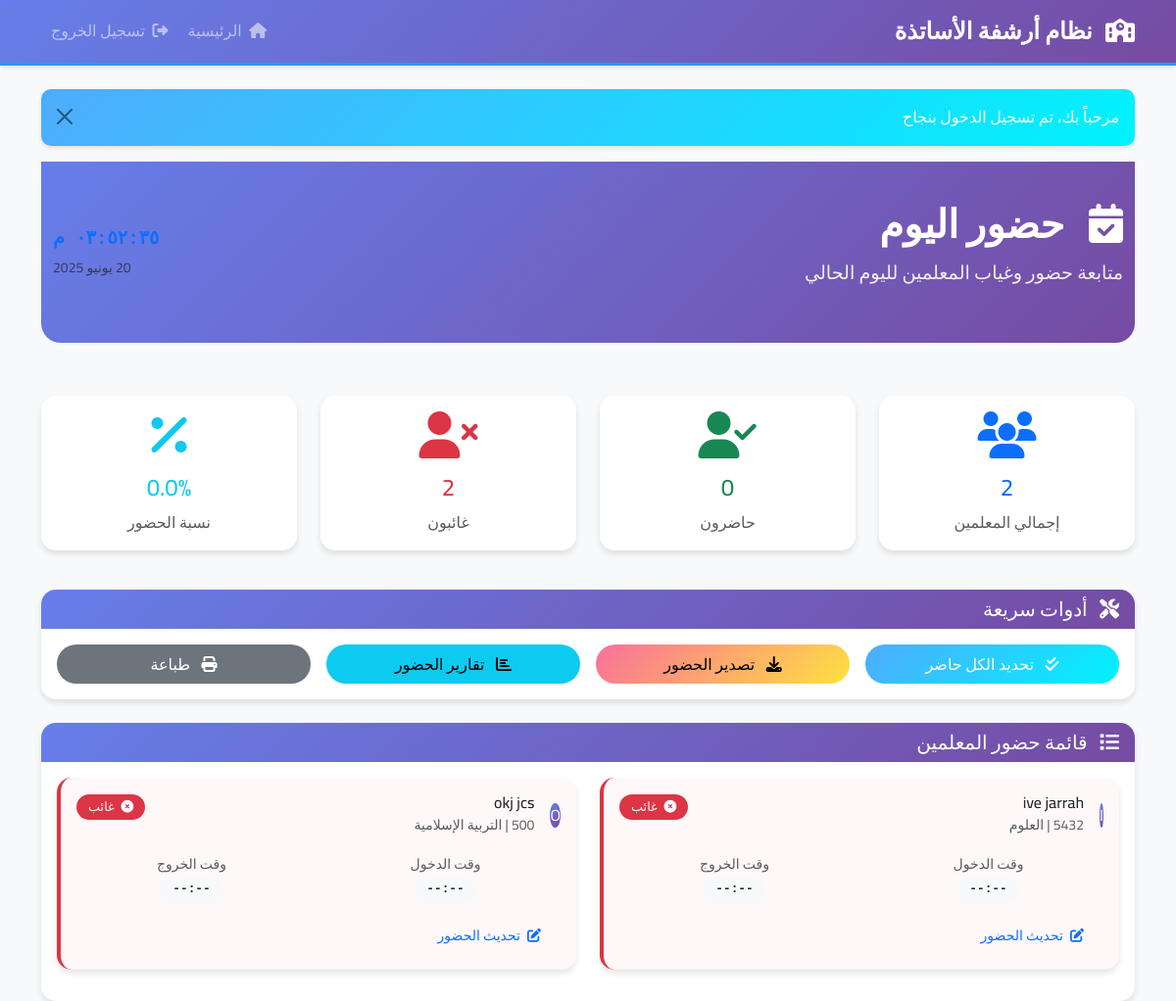
Screenshot of /attendance/today.php (signed in) with the database file from the repository.
### tables this page shows
CREATE TABLE teachers (
            id INTEGER PRIMARY KEY AUTOINCREMENT,
            user_id INTEGER UNIQUE,
            employee_id VARCHAR(20) UNIQUE,
            first_name VARCHAR(50) NOT NULL,
            last_name VARCHAR(50) NOT NULL,
            email VARCHAR(100),
            phone VARCHAR(20),
            address TEXT,
            hire_date DATE,
            birth_date DATE,
            national_id VARCHAR(20),
            subject VARCHAR(100),
            grade_level VARCHAR(50),
            photo VARCHAR(255),
            is_present INTEGER DEFAULT 0,
            created_at DATETIME DEFAULT CURRENT_TIMESTAMP,
            updated_at DATETIME DEFAULT CURRENT_TIMESTAMP,
            FOREIGN KEY (user_id) REFERENCES users(id) ON DELETE CASCADE
        );

### config/database.php (called while the page is built, shortened)
<?php
class Database {
    private $db;
    private $dbPath;
    public function __construct($dbPath = null) {
        $this->dbPath = $dbPath ?? (defined('DB_PATH') ? DB_PATH : 'C:\xampp\htdocs\school-system\database\school_archive.db');
        $this->createTables();
    }
    private function connect() {
        try {
            $dir = dirname($this->dbPath);
            $this->db = new PDO('sqlite:' . $this->dbPath);
            $this->db->setAttribute(PDO::ATTR_ERRMODE, PDO::ERRMODE_EXCEPTION);
            $this->db->exec('PRAGMA foreign_keys = ON');
        } catch (PDOException $e) {
            die('خطأ في الاتصال بقاعدة البيانات: ' . $e->getMessage());
        }
    }
    private function createTables() {
        try {
            $this->db->exec($sql);
            $this->insertDefaultData();
        } catch (PDOException $e) {
            die('خطأ في إنشاء الجداول: ' . $e->getMessage());
        }
    }
    private function insertDefaultData() {
        $stmt = $this->db->prepare("SELECT COUNT(*) FROM users WHERE role = 'admin'");
        $stmt->execute();
        $adminCount = $stmt->fetchColumn();
        $stmt = $this->db->prepare("SELECT COUNT(*) FROM subjects");
        $stmt->execute();
        $subjectsCount = $stmt->fetchColumn();
        $stmt = $this->db->prepare("SELECT COUNT(*) FROM grades");
        $stmt->execute();
        $gradesCount = $stmt->fetchColumn();
    }
    public function query($sql, $params = []) {
        try {
            $stmt = $this->db->prepare($sql);
            $stmt->execute($params);
            return $stmt;
        } catch (PDOException $e) {
            throw new Exception('خطأ في تنفيذ الاستعلام: ' . $e->getMessage());
        }
    }
}
?>

### attendance/today.php (the view, shortened to what this page needs)
<?php
require_once '../config/config.php';
$today = date('Y-m-d');
$attendanceData = [];
try {
    $sql = "SELECT t.*, u.username,
                   a.check_in_time, a.check_out_time, a.status as attendance_status, a.notes as attendance_notes
            FROM teachers t
            JOIN users u ON t.user_id = u.id
            LEFT JOIN attendance a ON t.id = a.teacher_id AND a.attendance_date = ?
            WHERE u.is_active = 1
            ORDER BY t.first_name, t.last_name";
    $stmt = $db->query($sql, [$today]);
    $attendanceData = $stmt->fetchAll(PDO::FETCH_ASSOC);
} catch (Exception $e) {
    showMessage('خطأ في جلب بيانات الحضور', 'error');
    $attendanceData = [];
}
$totalTeachers = count($attendanceData);
$presentTeachers = array_filter($attendanceData, function($t) {
    return $t['attendance_status'] === 'present' || $t['is_present'] == 1;
});
$absentTeachers = array_filter($attendanceData, function($t) {
    return $t['attendance_status'] === 'absent' || ($t['attendance_status'] === null && $t['is_present'] == 0);
});
$attendanceRate = $totalTeachers > 0 ? (count($presentTeachers) / $totalTeachers) * 100 : 0;
?>
<!DOCTYPE html>
<html lang="ar" dir="rtl">
<head>
    <link href="https://cdn.jsdelivr.net/npm/bootstrap@5.3.0/dist/css/bootstrap.rtl.min.css" rel="stylesheet">
    <link href="https://cdnjs.cloudflare.com/ajax/libs/font-awesome/6.4.0/css/all.min.css" rel="stylesheet">
    <link href="../assets/css/style.css" rel="stylesheet">
</head>
<body>
    <nav class="navbar navbar-expand-lg navbar-dark bg-primary">
        <div class="container">
            <a class="navbar-brand" href="../index.php">
                <i class="fas fa-school me-2"></i>
                <?php echo APP_NAME; ?>
            </a>
            <div class="navbar-nav ms-auto">
                <a class="nav-link" href="../index.php">
                    <i class="fas fa-home me-1"></i>
                    الرئيسية
                </a>
                <a class="nav-link" href="../logout.php">
                    <i class="fas fa-sign-out-alt me-1"></i>
                    تسجيل الخروج
                </a>
            </div>
        </div>
    </nav>
    <div class="container mt-4">
        <div class="row mb-4">
            <div class="col-12">
                <div class="page-header">
                    <div class="container">
                        <div class="d-flex justify-content-between align-items-center">
                            <div>
                                <h1 class="page-title">
                                    <i class="fas fa-calendar-check me-3"></i>
                                    حضور اليوم
                                </h1>
                                <p class="page-subtitle">متابعة حضور وغياب المعلمين لليوم الحالي</p>
                            </div>
                            <div class="text-end">
                                <div class="live-time text-primary" id="currentTime"></div>
                                <small class="text-muted"><?php echo formatDateArabic($today); ?></small>
                            </div>
                        </div>
                    </div>
                </div>
            </div>
        </div>
        <div class="row mb-4">
            <div class="col-md-3 mb-3">
                <div class="card text-center h-100">
                    <div class="card-body">
                        <i class="fas fa-users fa-3x text-primary mb-3"></i>
                        <h4 class="text-primary"><?php echo $totalTeachers; ?></h4>
                        <p class="text-muted mb-0">إجمالي المعلمين</p>
                    </div>
                </div>
            </div>
            <div class="col-md-3 mb-3">
                <div class="card text-center h-100">
                    <div class="card-body">
                        <i class="fas fa-user-check fa-3x text-success mb-3"></i>
                        <h4 class="text-success"><?php echo count($presentTeachers); ?></h4>
                        <p class="text-muted mb-0">حاضرون</p>
                    </div>
                </div>
            </div>
            <div class="col-md-3 mb-3">
                <div class="card text-center h-100">
                    <div class="card-body">
                        <i class="fas fa-user-times fa-3x text-danger mb-3"></i>
                        <h4 class="text-danger"><?php echo count($absentTeachers); ?></h4>
                        <p class="text-muted mb-0">غائبون</p>
                    </div>
                </div>
            </div>
            <div class="col-md-3 mb-3">
                <div class="card text-center h-100">
                    <div class="card-body">
                        <i class="fas fa-percentage fa-3x text-info mb-3"></i>
                        <h4 class="text-info"><?php echo number_format($attendanceRate, 1); ?>%</h4>
                        <p class="text-muted mb-0">نسبة الحضور</p>
                    </div>
                </div>
            </div>
        </div>
        <?php if (isAdmin()): ?>
        <div class="card mb-4">
            <div class="card-header">
                <h5 class="card-title mb-0">
                    <i class="fas fa-tools me-2"></i>
                    أدوات سريعة
                </h5>
            </div>
            <div class="card-body">
                <div class="row g-3">
                    <div class="col-md-3">
                        <button class="btn btn-success w-100" onclick="markAllPresent()">
                            <i class="fas fa-check-double me-2"></i>
                            تحديد الكل حاضر
                        </button>
                    </div>
                    <div class="col-md-3">
                        <button class="btn btn-warning w-100" onclick="exportAttendance()">
                            <i class="fas fa-download me-2"></i>
                            تصدير الحضور
                        </button>
                    </div>
                    <div class="col-md-3">
                        <a href="reports.php" class="btn btn-info w-100">
                            <i class="fas fa-chart-bar me-2"></i>
                            تقارير الحضور
                        </a>
                    </div>
                    <div class="col-md-3">
                        <button class="btn btn-secondary w-100" onclick="window.print()">
                            <i class="fas fa-print me-2"></i>
                            طباعة
                        </button>
                    </div>
                </div>
            </div>
        </div>
        <?php endif; ?>
        <div class="card">
            <div class="card-header">
                <h5 class="card-title mb-0">
                    <i class="fas fa-list me-2"></i>
                    قائمة حضور المعلمين
                </h5>
            </div>
            <div class="card-body">
                <?php if (empty($attendanceData)): ?>
                <div class="text-center py-5">
                    <i class="fas fa-users fa-3x text-muted mb-3"></i>
                    <h5 class="text-muted">لا توجد بيانات</h5>
                    <p class="text-muted">لم يتم العثور على بيانات المعلمين</p>
                </div>
                <?php else: ?>
                <div class="row">
                    <?php foreach ($attendanceData as $teacher): ?>
                    <?php
                    $status = $teacher['attendance_status'] ?? ($teacher['is_present'] ? 'present' : 'absent');
                    $statusClass = $status;
                    $statusIcon = '';
                    $statusText = '';
                    $statusColor = '';
                    switch ($status) {
                        case 'absent':
                            $statusIcon = 'fas fa-times-circle';
                            $statusText = 'غائب';
                            $statusColor = 'danger';
                            break;
                    }
                    ?>
                    <div class="col-lg-6 mb-3">
                        <div class="card attendance-card <?php echo $statusClass; ?> h-100">
                            <div class="card-body">
                                <div class="d-flex justify-content-between align-items-start mb-3">
                                    <div class="d-flex align-items-center">
                                        <div class="avatar-sm bg-primary text-white rounded-circle d-flex align-items-center justify-content-center me-3">
                                            <?php echo strtoupper(substr($teacher['first_name'], 0, 1)); ?>
                                        </div>
                                        <div>
                                            <h6 class="mb-0"><?php echo htmlspecialchars($teacher['first_name'] . ' ' . $teacher['last_name']); ?></h6>
                                            <small class="text-muted">
                                                <?php echo htmlspecialchars($teacher['employee_id']); ?> |
                                                <?php echo htmlspecialchars($teacher['subject']); ?>
                                            </small>
                                        </div>
                                    </div>
                                    <div class="text-end">
                                        <span class="badge bg-<?php echo $statusColor; ?>">
                                            <i class="<?php echo $statusIcon; ?> me-1"></i>
                                            <?php echo $statusText; ?>
                                        </span>
                                    </div>
                                </div>
                                <div class="row text-center">
                                    <div class="col-6">
                                        <small class="text-muted d-block">وقت الدخول</small>
                                        <span class="time-badge badge bg-light text-dark">
                                            <?php echo $teacher['check_in_time'] ? date('H:i', strtotime($teacher['check_in_time'])) : '--:--'; ?>
                                        </span>
                                    </div>
                                    <div class="col-6">
                                        <small class="text-muted d-block">وقت الخروج</small>
                                        <span class="time-badge badge bg-light text-dark">
                                            <?php echo $teacher['check_out_time'] ? date('H:i', strtotime($teacher['check_out_time'])) : '--:--'; ?>
                                        </span>
                                    </div>
                                </div>
                                <?php if (isAdmin()): ?>
                                <div class="mt-3">
                                    <button class="btn btn-sm btn-outline-primary"
                                            onclick="updateAttendance(<?php echo $teacher['id']; ?>, '<?php echo htmlspecialchars($teacher['first_name'] . ' ' . $teacher['last_name']); ?>')">
                                        <i class="fas fa-edit me-1"></i>
                                        تحديث الحضور
                                    </button>
                                </div>
                                <?php endif; ?>
                            </div>
                        </div>
                    </div>
                    <?php endforeach; ?>
                </div>
                <?php endif; ?>
            </div>
        </div>
    </div>
</body>
</html>

### assets/css/style.css (style rules this page uses)
body { font-family: 'Cairo', 'Segoe UI', Tahoma, Geneva, Verdana, sans-serif; background-color: #f8f9fa; line-height: 1.6; }
:root { --primary-color: #2c3e50; --secondary-color: #3498db; --success-color: #27ae60; --warning-color: #f39c12; --danger-color: #e74c3c; --info-color: #17a2b8; --light-color: #ecf0f1; --dark-color: #2c3e50; --gradient-primary: linear-gradient(135deg, #667eea 0%, #764ba2 100%); --gradient-success: linear-gradient(135deg, #4facfe 0%, #00f2fe 100%); --gradient-warning: linear-gradient(135deg, #fa709a 0%, #fee140 100%); --gradient-danger: linear-gradient(135deg, #ff6b6b 0%, #ffa500 100%); }
.bg-primary { background: var(--gradient-primary) !important; }
.navbar { box-shadow: 0 2px 4px rgba(0,0,0,0.1); border-bottom: 3px solid #3498db; }
.navbar-brand { font-weight: 700; font-size: 1.5rem; }
.navbar-nav .nav-link { font-weight: 500; transition: all 0.3s ease; border-radius: 5px; margin: 0 2px; }
.card { border: none; border-radius: 15px; box-shadow: 0 4px 6px rgba(0,0,0,0.1); transition: all 0.3s ease; overflow: hidden; }
.card-header { background: var(--gradient-primary); color: white; border-bottom: none; font-weight: 600; }
.btn { border-radius: 25px; font-weight: 500; padding: 8px 20px; transition: all 0.3s ease; border: none; }
.btn-success { background: var(--gradient-success); }
.btn-warning { background: var(--gradient-warning); }
.badge { font-size: 0.8rem; padding: 6px 12px; border-radius: 20px; font-weight: 500; }
.fa, .fas, .far, .fab { transition: all 0.3s ease; }
.card { animation: fadeInUp 0.6s ease-out; }
.page-header { background: var(--gradient-primary); color: white; padding: 40px 0; margin-bottom: 30px; border-radius: 0 0 20px 20px; }
.page-title { font-size: 2.5rem; font-weight: 700; margin-bottom: 10px; }
.page-subtitle { font-size: 1.2rem; opacity: 0.9; }

### attendance/today.php (style rules this page uses)
.attendance-card { transition: all 0.3s ease; border-left: 4px solid #dee2e6; }
.attendance-card.absent { border-left-color: #dc3545; background-color: #fff8f8; }
.time-badge { font-family: 'Courier New', monospace; font-weight: bold; }
.live-time { font-family: 'Courier New', monospace; font-size: 1.2rem; font-weight: bold; }

### rows the page displays
teachers: first_name "I", first_name+last_name "ive jarrah", subject "العلوم", statusText "غائب"
teachers: first_name "O", first_name+last_name "okj jcs", subject "التربية الإسلامية", statusText "غائب"

### other values shown
APP_NAME "نظام أرشفة الأساتذة"
$message "مرحباً بك، تم تسجيل الدخول بنجاح"
$totalTeachers "2"
count($presentTeachers) "0"
count($absentTeachers) "2"
$attendanceRate "0.0"
